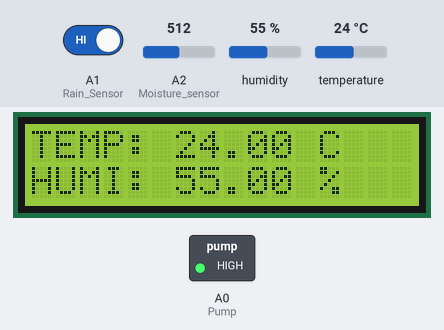
Bench run of a sketch on a simulated Arduino Uno, built with avr-gcc and run on an emulated ATmega328P. On the bench: 16×2 character LCD, switched loads named in the sketch (green lamp = pin HIGH). Inputs (shaded band) come from the test bench; at power-on: A2 (Moisture_sensor) = 512, A1 (Rain_Sensor) HIGH, humidity 55 %, temperature 24 °C. What the sketch prints to the serial monitor is not drawn.

Above: at 3.2 s.
3.3 s: A2 (Moisture_sensor) set to 493
At 5.3 s:
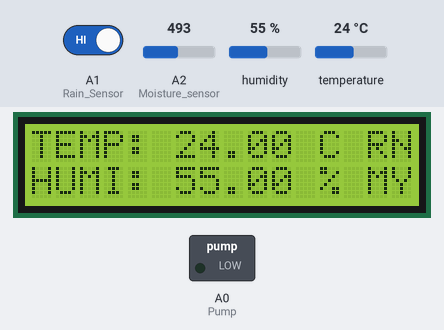
9.5 s: A1 (Rain_Sensor) driven LOW
At 10.8 s:
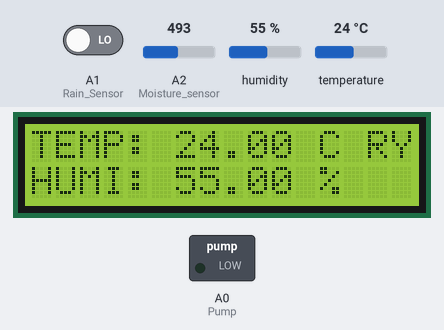
17.6 s: humidity set to 22 %
At 19.2 s:
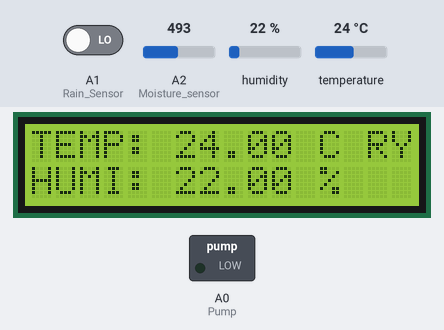
19.5 s: temperature set to 12 °C
At 22.5 s:
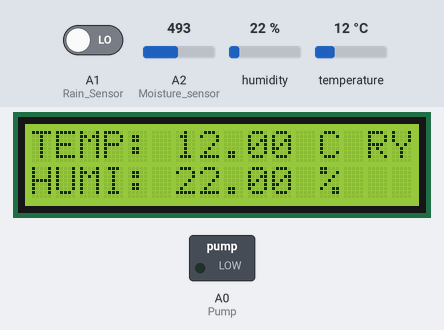
23.5 s: A1 (Rain_Sensor) driven HIGH
At 25.3 s:
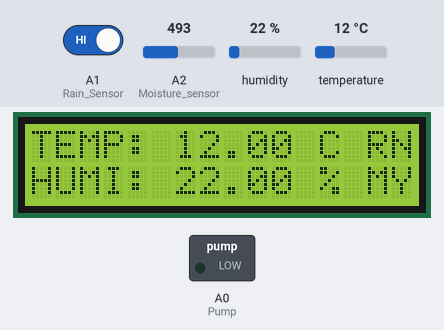
25.6 s: A2 (Moisture_sensor) set to 510
At 26.9 s:
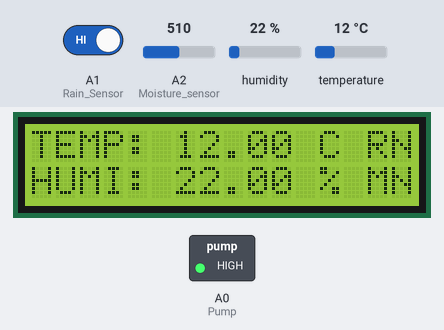
Timing chart, 0 to 28.6 s (numbered marks = the images above; inputs shaded):
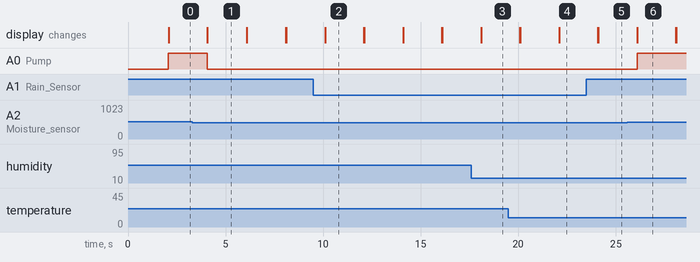

The sketch:

Irrigation_System.ino
```cpp
#include <DHT.h>
#include <LiquidCrystal.h>

#define DHTPIN 2
#define DHTTYPE DHT11
DHT dht(DHTPIN, DHTTYPE);

LiquidCrystal lcd(5, 6, 7, 8, 9, 10);

unsigned long previousMillis = 0;
unsigned long currentMillis2 = 0;

const unsigned long interval = 2000;

int Moisture_sensor = A2;
int Rain_Sensor = A1;

int Pump = A0;

void setup() {
  Serial.begin(9600);
  dht.begin();

  lcd.begin(16, 2);
  lcd.print("Initializing...");
  delay(2000);
  lcd.clear();

  pinMode(Moisture_sensor,INPUT);
  pinMode(Rain_Sensor,INPUT);

  pinMode(Pump,OUTPUT);
}

void loop() {
  unsigned long currentMillis = millis();


  if( millis() - currentMillis2 > 2000 ){
    currentMillis2=millis();
    if(digitalRead(Rain_Sensor)==LOW){
      Serial.println("RAIN");
      digitalWrite(Pump,LOW);

      lcd.setCursor(14, 0); lcd.print("RY");
    }

    else {
      Serial.println(analogRead(Moisture_sensor));
      if(analogRead(Moisture_sensor)>500){ digitalWrite(Pump,HIGH); Serial.println("PUMP_ON");  lcd.setCursor(14, 1); lcd.print("MN"); }
      else                               { digitalWrite(Pump,LOW);  Serial.println("PUMP_OFF"); lcd.setCursor(14, 1); lcd.print("MY"); }

      lcd.setCursor(14, 0); lcd.print("RN");
    }
  }

  if (currentMillis - previousMillis >= interval) {
    previousMillis = currentMillis;

    float temperature = dht.readTemperature();
    float humidity = dht.readHumidity();

    if (isnan(temperature) || isnan(humidity)) {
      lcd.clear();
      lcd.print("Sensor Error");
      return;
    }

    lcd.clear();
    lcd.setCursor(0, 0); lcd.print("TEMP: ");  lcd.print(temperature); lcd.print(" C ");
    lcd.setCursor(0, 1); lcd.print("HUMI: ");  lcd.print(humidity);    lcd.print(" % ");
  }
}
```

Measured:
- the behaviour switches between 501 and 500 on A2 (Moisture_sensor) (found by bisection; images 0 and 1)
- after the input at 3.3 s, A0 (Pump): HIGH → LOW after 0.77 s; the display: changes after 0.77 s (image 1)
- after the input at 9.5 s, the display: first differs from a run without the input after 0.60 s (image 2)
- after the input at 17.6 s, the display: first changes after 0.50 s (image 3 shows a later state)
- after the input at 19.5 s, the display: first differs from a run without the input after 2.6 s (image 4 shows a later state)
- after the input at 23.5 s, the display: first differs from a run without the input after 0.61 s (image 5)
- after the input at 25.6 s, A0 (Pump): LOW → HIGH after 0.51 s; the display: first differs from a run without the input after 0.51 s (image 6)
